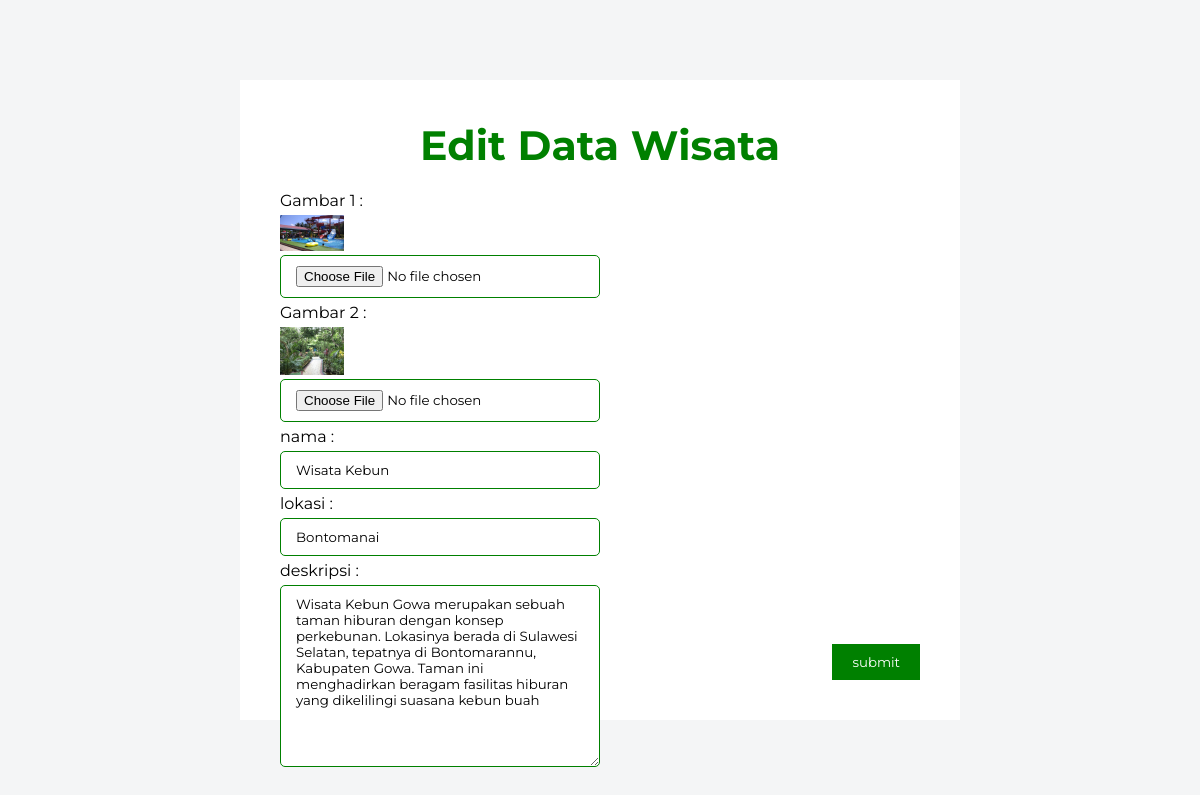
The page /edit_wisata.php?id=3 on the database its author committed.
### tables this page shows
CREATE TABLE `wisata` (
  `id` int(11) NOT NULL,
  `foto_wisata` varchar(100) NOT NULL,
  `foto2_wisata` varchar(100) NOT NULL,
  `nama_wisata` varchar(100) NOT NULL,
  `lokasi_wisata` varchar(100) NOT NULL,
  `deskripsi_wisata` text NOT NULL
);

### fungsi.php (called while the page is built, shortened)
<?php
    $koneksi = mysqli_connect("localhost", "root", "", "tubes") or die();
    function tampil($query){
        global $koneksi;
        $result = mysqli_query($koneksi, $query);
        while($data = mysqli_fetch_assoc($result)){
            $rows[] = $data;
        }
        return $rows;
    }
?>

### edit_wisata.php (the view, shortened to what this page needs)
<?php
    require 'fungsi.php';
    $id = $_GET["id"];
    $result = tampil("SELECT * FROM wisata WHERE id = $id")[0];
?>
<!DOCTYPE html>
<html lang="en">
<head>
    <link rel="stylesheet" href="./style/edit_kabupaten.css">
</head>
<body>
    <div class="container">
        <h1>Edit Data Wisata</h1>
        <form action="./fungsi/edit_w.php" method="post">
            <label for="foto_wisata">Gambar 1 : </label>
            <img src="image/<?=$result['foto_wisata']?>" width="10%"> <br>
            <input type="file" name="foto_wisata" id="foto_wisata">
            <label for="foto2_wisata">Gambar 2 : </label>
            <img src="image/<?=$result['foto2_wisata']?>" width="10%"> <br>
            <input type="file" name="foto2_wisata" id="foto2_wisata">
            <label for="nama">nama : </label>
            <input type="text" name="nama_wisata" id="nama" value="<?= $result['nama_wisata'] ?>">
            <label for="lokasi">lokasi : </label>
            <input type="text" name="lokasi_wisata" id="lokasi" value="<?= $result['lokasi_wisata'] ?>">
            <label for="desc">deskripsi : </label>
            <textarea name="deskripsi_wisata" id="desc"  cols="50" rows="10" value="<?= $result['deskripsi_wisata'] ?>"><?= $result['deskripsi_wisata'] ?></textarea>
            <button type="submit">submit</button>
        </form>
    </div>
</body>
</html>

### style/edit_kabupaten.css (style rules this page uses)
* { padding: 0; margin: 0; font-family: 'Montserrat', sans-serif; }
body { background-color: #f4f5f6; }
.container { background-color: white; position: absolute; right: 20%; left: 20%; top: 10%; bottom: 10%; padding: 40px; box-sizing: border-box; }
.container h1 { text-align: center; color: green; font-size: 41px; margin-bottom: 21px; }
.container form label { display: block; margin-bottom: 5px; }
.container form input { margin-bottom: 5px; width: 45%; padding: 10px 15px; border-radius: 5px; border: 1px green solid; }
.container form textarea { margin-bottom: 5px; width: 45%; padding: 10px 15px; border-radius: 5px; border: 1px green solid; }
.container form button { position: absolute; padding: 10px 20px; background-color: green; color: white; border: none; bottom: 40px; right: 40px; }

### rows shown on the page
wisata: foto_wisata (picture), foto2_wisata (picture), nama_wisata "Wisata Kebun", lokasi_wisata "Bontomanai", deskripsi_wisata "Wisata Kebun Gowa merupakan sebuah taman hiburan dengan konsep perkebunan. Lokasinya berada di Sulawesi Selatan, tepatnya di Bontomarannu, Kabupaten Gowa. Taman ini menghadirkan beragam fasilitas hiburan yang dikelilingi suasana kebun buah"
